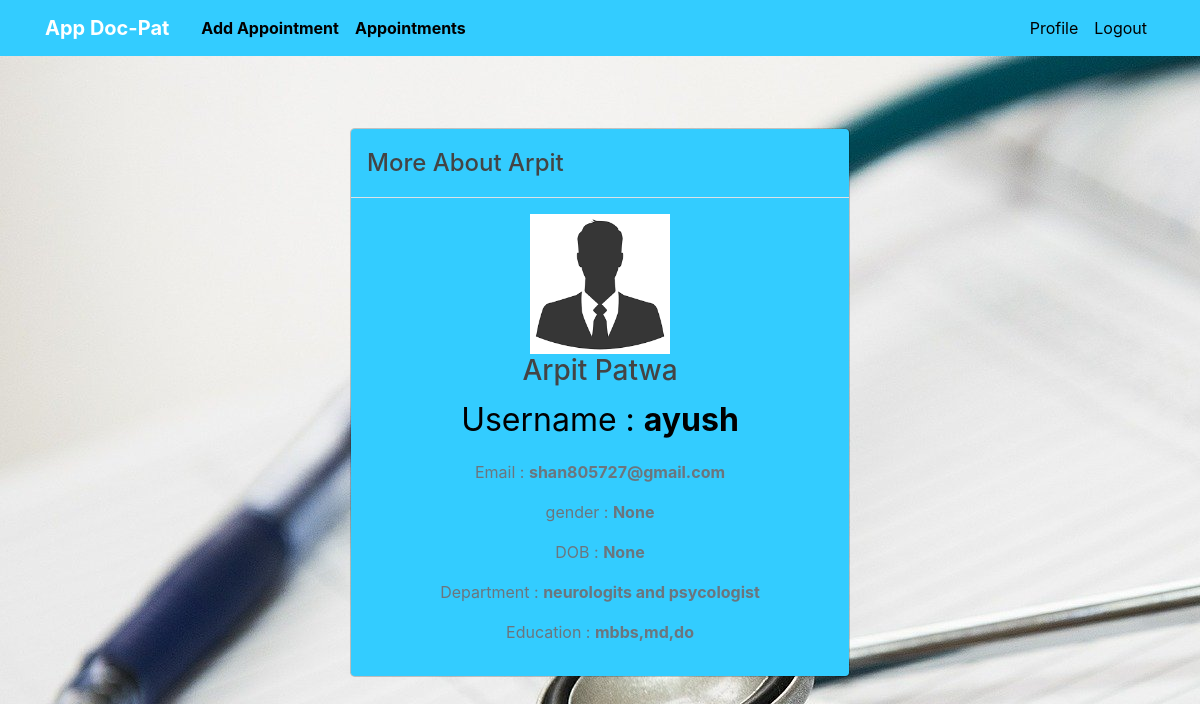
/profile/ (signed in), run on the app's committed database.
### users/models.py (models this page shows, shortened)
class User(AbstractUser):
    PATIENT = 1
    DOCTOR = 2
    ROLE_CHOICES = (
        (PATIENT, 'Patient'),
        (DOCTOR, 'Doctor'),
    )
    GENDER_CHOICES = (
        ('M', 'Male'),
        ('F', 'Female'),
        ('O', 'Other'),
    )
    role = models.PositiveSmallIntegerField(choices=ROLE_CHOICES, null=True, blank=True)
    gender = models.CharField(max_length=1, choices=GENDER_CHOICES, null=True, blank=True, default="None")
    date_of_birth = models.DateField(null=True, blank=True)

class Doctor(models.Model):
    user = models.OneToOneField(User, on_delete=models.CASCADE, primary_key=True)
    department = models.CharField(max_length=500)
    education = models.CharField(max_length=500)

### users/views.py (the view)
# urls.py: path('profile/', Profile.as_view(), name='profile'),
class Profile(LoginRequiredMixin, ListView):
    template_name = 'users/profile.html'
    context_object_name = "profile_data"
    queryset = Doctor.objects.all()

### users/templates/users/profile.html (shortened to what this page needs)
{% extends "users/base.html" %}
{% load crispy_forms_tags %}
{% block content %}
<div class="container">
    <div class="" id="myModal" tabindex="-1" role="dialog" aria-labelledby="myModalLabel" aria-hidden="true">
        <div class="modal-dialog">
            <div class="modal-content">
                <div class="modal-header">
                    <h4 class="modal-title" id="myModalLabel">More About {{ user.first_name }} </h4>
                </div>
                <div class="modal-body" >
                    <center>
                        {% load static %}
                        <img src="{% static 'users/default.png' %}" name="aboutme" width="140" height="140" border="0"
                            class="img-circle"></a>
                        <h3 class="media-heading">{{ user.first_name }} {{ user.last_name }}</h3>
                        <div class="media-body">
                            <p class="account-heading"> Username : <b> {{ user.username }}    </b></p>
                            <p class="text-secondary">   Email     : <b> {{ user.email }}       </b></p>
                            {% if user.gender == "None" %}
                            <p class="text-secondary">   gender  :    <b>None</b></p>
                            {% endif %}
                            <p class="text-secondary">   DOB  :       <b> {{ user.date_of_birth }}     </b></p>
                            {% if user.role == 2 %}
                                <p class="text-secondary"> Department : <b> {{ user.doctor.department }}  </b></p>
                                <p class="text-secondary"> Education  : <b> {{ user.doctor.education }}   </b></p>
                            {% endif %}
                        </div>
                </div>
            </div>
        </div>
    </div>
</div>
{% endblock content %}

### users/static/users/main.css (style rules this page uses)
html { margin: 0; padding: 50px; height: 100%; background-image: url("/static/users/cover.jpg"); }
body { margin: 0; padding: 50px; height: 100%; background:transparent; color:black }
h1, h2, h3, h4, h5, h6 { color: #444444; }
.account-heading { font-size: 2.0rem; }
.modal-content { background-color: #33ccff !important; }

### data on the page
User: first_name "Arpit", last_name "Patwa", username "ayush", email "shan805727@gmail.com", date_of_birth "None", doctor.department "neurologits and psycologist", doctor.education "mbbs,md,do"
